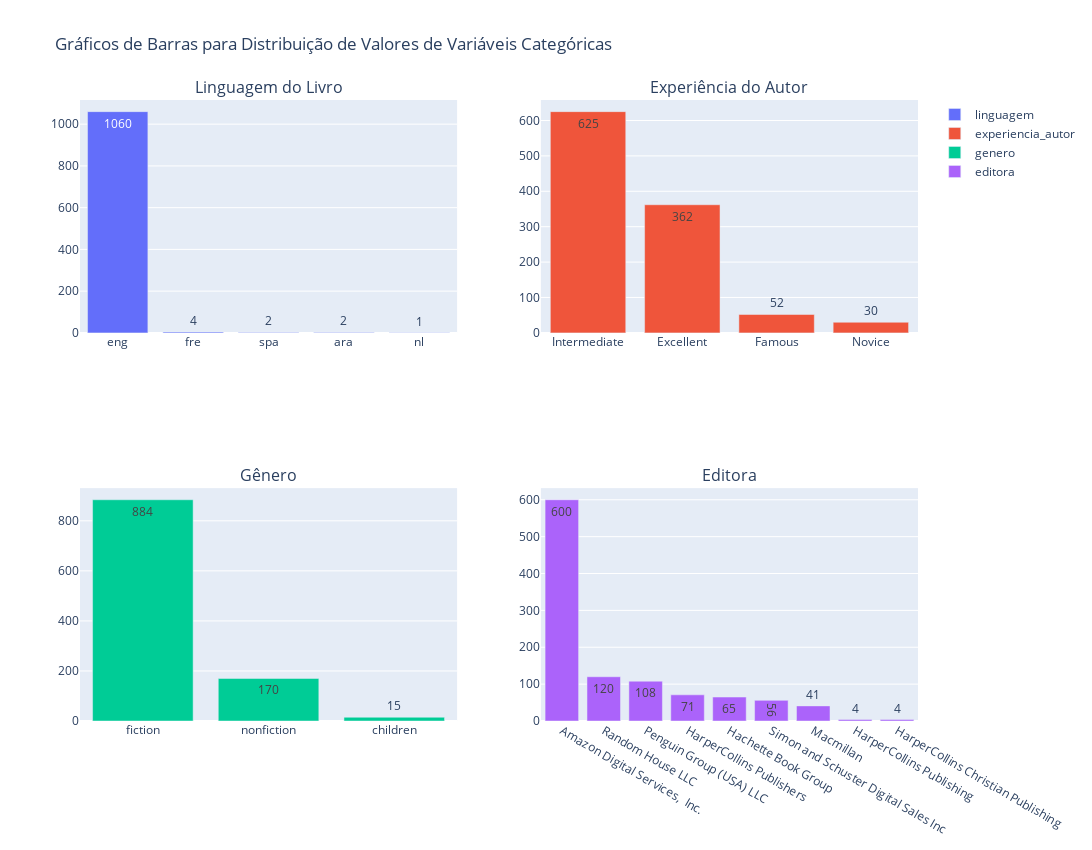

The cell this chart's notebook holds for it:
### Code cell
data_linguagem = df['linguagem'].value_counts()
data_experiencia_autor = df['experiencia_autor'].value_counts()
data_genero = df['genero'].value_counts()
data_editora = df['editora'].value_counts()

fig = sp.make_subplots(rows=2, cols=2, subplot_titles=['Linguagem do Livro', 'Experiência do Autor', 'Gênero', 'Editora'])

fig.add_trace(go.Bar(x=data_linguagem.index, y=data_linguagem.values, text=data_linguagem.values, textposition='auto', name='linguagem'), row=1, col=1)
fig.add_trace(go.Bar(x=data_experiencia_autor.index, y=data_experiencia_autor.values, text=data_experiencia_autor.values, textposition='auto', name='experiencia_autor'), 
              row=1, col=2)
fig.add_trace(go.Bar(x=data_genero.index, y=data_genero.values, text=data_genero.values, textposition='auto', name='genero'), row=2, col=1)
fig.add_trace(go.Bar(x=data_editora.index, y=data_editora.values, text=data_editora.values, textposition='auto', name='editora'), row=2, col=2)

fig.update_layout(height=850, width=1780, title_text="Gráficos de Barras para Distribuição de Valores de Variáveis Categóricas")
fig.show()

### Figure 1 — Plotly figure (JSON) as saved in the notebook; plotly's stock layout.template omitted (floating-point values rounded to 4 significant figures)
{"data": [{"name": "linguagem", "text": [1060, 4, 2, 2, 1], "textposition": "auto", "type": "bar", "x": ["eng", "fre", "spa", "ara", "nl"], "xaxis": "x", "y": [1060, 4, 2, 2, 1], "yaxis": "y"}, {"name": "experiencia_autor", "text": [625, 362, 52, 30], "textposition": "auto", "type": "bar", "x": ["Intermediate", "Excellent", "Famous", "Novice"], "xaxis": "x2", "y": [625, 362, 52, 30], "yaxis": "y2"}, {"name": "genero", "text": [884, 170, 15], "textposition": "auto", "type": "bar", "x": ["fiction", "nonfiction", "children"], "xaxis": "x3", "y": [884, 170, 15], "yaxis": "y3"}, {"name": "editora", "text": [600, 120, 108, 71, 65, 56, 41, 4, 4], "textposition": "auto", "type": "bar", "x": ["Amazon Digital Services,  Inc.", "Random House LLC", "Penguin Group (USA) LLC", "HarperCollins Publishers", "Hachette Book Group", "Simon and Schuster Digital Sales Inc", "Macmillan", "HarperCollins Publishing", "HarperCollins Christian Publishing"], "xaxis": "x4", "y": [600, 120, 108, 71, 65, 56, 41, 4, 4], "yaxis": "y4"}], "layout": {"annotations": [{"font": {"size": 16}, "showarrow": false, "text": "Linguagem do Livro", "x": 0.225, "xanchor": "center", "xref": "paper", "y": 1, "yanchor": "bottom", "yref": "paper"}, {"font": {"size": 16}, "showarrow": false, "text": "Experiência do Autor", "x": 0.775, "xanchor": "center", "xref": "paper", "y": 1, "yanchor": "bottom", "yref": "paper"}, {"font": {"size": 16}, "showarrow": false, "text": "Gênero", "x": 0.225, "xanchor": "center", "xref": "paper", "y": 0.375, "yanchor": "bottom", "yref": "paper"}, {"font": {"size": 16}, "showarrow": false, "text": "Editora", "x": 0.775, "xanchor": "center", "xref": "paper", "y": 0.375, "yanchor": "bottom", "yref": "paper"}], "height": 850, "title": {"text": "Gráficos de Barras para Distribuição de Valores de Variáveis Categóricas"}, "width": 1780, "xaxis": {"anchor": "y", "domain": [0, 0.45]}, "xaxis2": {"anchor": "y2", "domain": [0.55, 1]}, "xaxis3": {"anchor": "y3", "domain": [0, 0.45]}, "xaxis4": {"anchor": "y4", "domain": [0.55, 1]}, "yaxis": {"anchor": "x", "domain": [0.625, 1]}, "yaxis2": {"anchor": "x2", "domain": [0.625, 1]}, "yaxis3": {"anchor": "x3", "domain": [0, 0.375]}, "yaxis4": {"anchor": "x4", "domain": [0, 0.375]}}}
